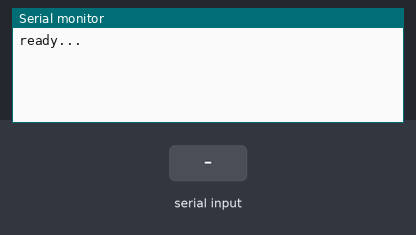
A sketch run on a simulated Arduino Uno, built with avr-gcc and run on an emulated ATmega328P. Parts: the last lines printed to the serial monitor. Inputs (shaded band) come from the test bench.

Above: at 2.2 s.
2.3 s: "1" received over the second serial link
At 3.1 s:
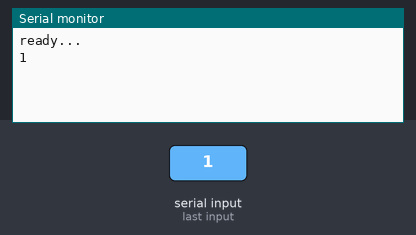
3.8 s: "0" received over the second serial link
At 4.3 s:
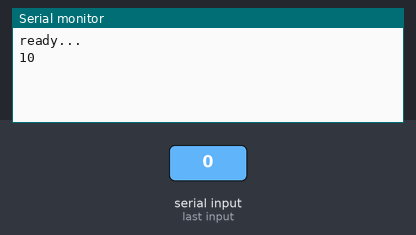

Measured:
- after the input at 2.3 s, the serial monitor: prints a new line at once (image 1)
- after the input at 3.8 s, the serial monitor: prints a new line at once (image 2)

The sketch:

244-DFRobotBTv3-Terminale.ino
```cpp
/*
 * https://wiki.dfrobot.com/DF-BluetoothV3_Bluetooth_module__SKU_TEL0026_
*/

#include <SoftwareSerial.h>

SoftwareSerial BTserial(6, 7); // RX | TX

#define __BAUD 38400

void setup(){
  Serial.begin(__BAUD);
  BTserial.begin(__BAUD);
  delay(1000);
  Serial.println("ready...");
}

void loop() {
  if (BTserial.available()) {
    Serial.write(BTserial.read());
  }
  if (Serial.available()) {
    BTserial.write(Serial.read());
  }
}
```
